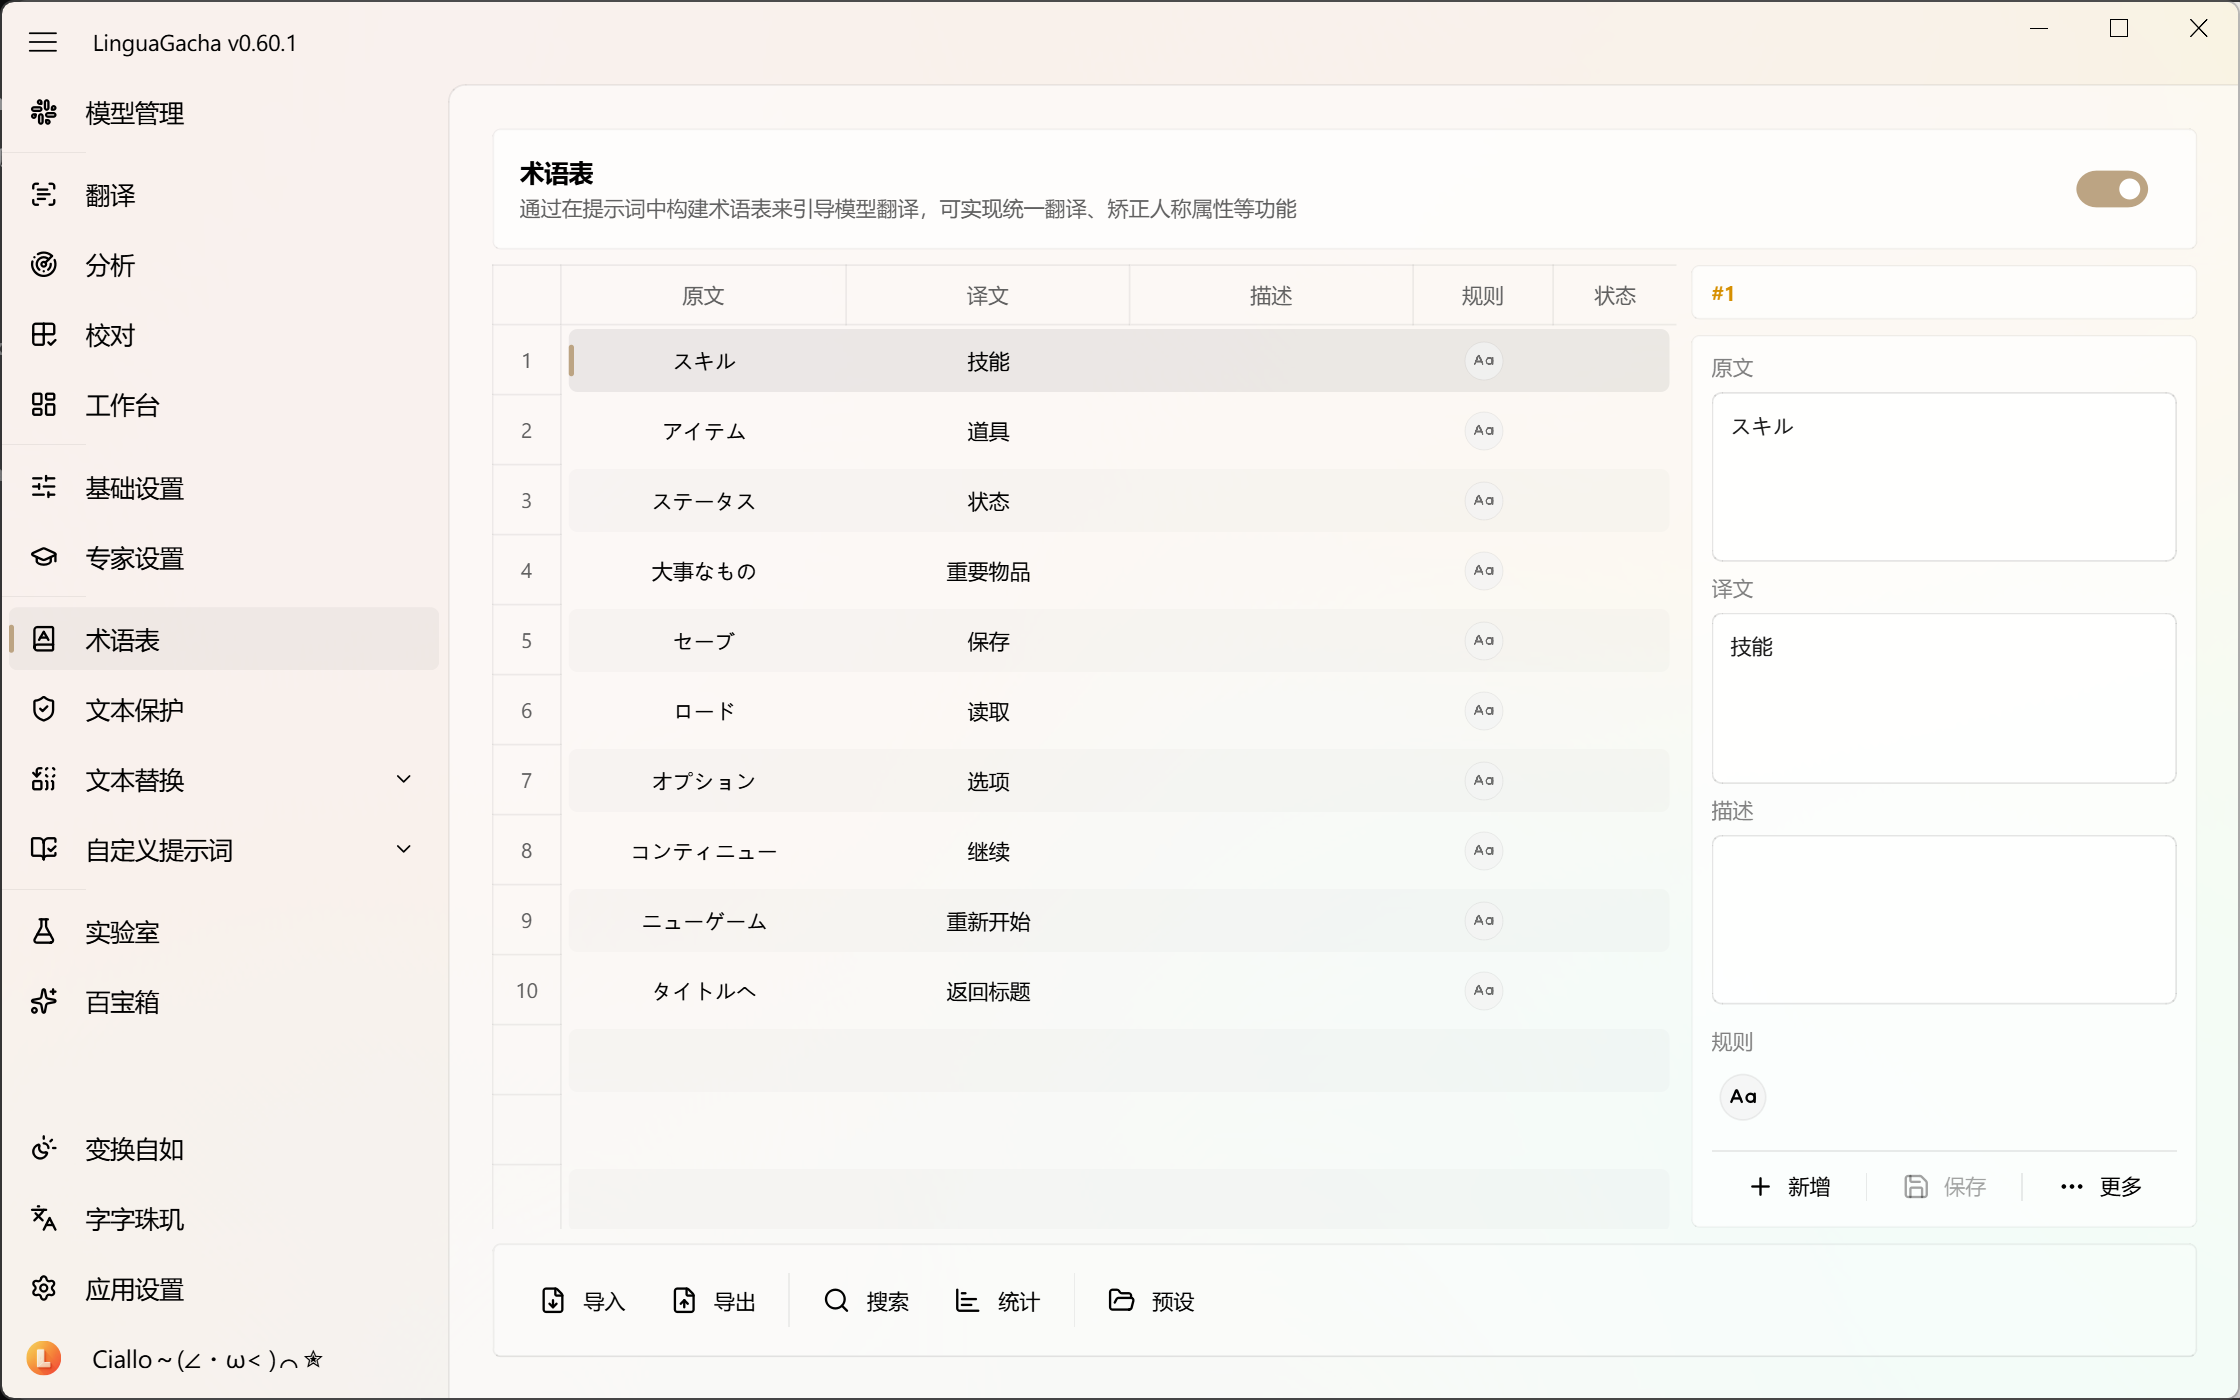

Write Python code to recreate this figure.
from typing import Any

from PySide6.QtCore import QPoint
from PySide6.QtCore import QSize
from PySide6.QtCore import Qt
from PySide6.QtCore import QUrl
from PySide6.QtGui import QDesktopServices
from PySide6.QtWidgets import QAbstractItemView
from PySide6.QtWidgets import QHeaderView
from PySide6.QtWidgets import QWidget
from qfluentwidgets import Action
from qfluentwidgets import FluentWindow
from qfluentwidgets import RoundMenu
from qfluentwidgets import TransparentPushButton
from qfluentwidgets import qconfig

from base.BaseBrand import BaseBrand
from base.Base import Base
from base.BaseIcon import BaseIcon
from frontend.Quality.GlossaryEditPanel import GlossaryEditPanel
from frontend.Quality.QualityRuleIconHelper import QualityRuleIconDelegate
from frontend.Quality.QualityRuleIconHelper import IconColumnConfig
from frontend.Quality.QualityRuleIconHelper import QualityRuleIconRenderer
from frontend.Quality.QualityRuleIconHelper import RuleIconSpec
from frontend.Quality.QualityRulePageBase import QualityRulePageBase
from module.Config import Config
from module.Data.DataManager import DataManager
from module.Localizer.Localizer import Localizer
from module.QualityRule.QualityRuleStatistics import QualityRuleStatistics
from qfluentwidgets import SwitchButton
from widget.AppTable.ColumnSpec import ColumnSpec
from widget.SettingCard import SettingCard


# ==================== 图标常量 ====================

ICON_CASE_SENSITIVE: BaseIcon = BaseIcon.CASE_SENSITIVE  # 规则图标：大小写敏感
ICON_MENU_DELETE: BaseIcon = BaseIcon.TRASH_2  # 右键菜单：删除条目
ICON_MENU_ENABLE: BaseIcon = BaseIcon.CHECK  # 右键菜单：启用
ICON_MENU_DISABLE: BaseIcon = BaseIcon.X  # 右键菜单：禁用
ICON_TRANSLATION_TOOL_LINK: BaseIcon = BaseIcon.BOT  # 命令栏：跳转一键翻译工具


class GlossaryPage(QualityRulePageBase):
    PRESET_DIR_NAME: str = "glossary"
    DEFAULT_PRESET_CONFIG_KEY: str = "glossary_default_preset"

    CASE_COLUMN_INDEX: int = 3
    CASE_COLUMN_WIDTH: int = 80
    CASE_ICON_SIZE: int = 24
    CASE_ICON_INNER_SIZE: int = 12
    CASE_ICON_BORDER_WIDTH: int = 1
    CASE_ICON_LUMA_THRESHOLD: float = 0.75
    CASE_ICON_SPACING: int = 4

    QUALITY_RULE_TYPES: set[str] = {DataManager.RuleType.GLOSSARY.value}
    QUALITY_META_KEYS: set[str] = {"glossary_enable"}

    def __init__(self, text: str, window: FluentWindow) -> None:
        super().__init__(text, window)
        self.brand = BaseBrand.get()

        self.rule_icon_renderer = QualityRuleIconRenderer(
            icon_size=self.CASE_ICON_SIZE,
            inner_size=self.CASE_ICON_INNER_SIZE,
            border_width=self.CASE_ICON_BORDER_WIDTH,
            luma_threshold=self.CASE_ICON_LUMA_THRESHOLD,
            icon_spacing=self.CASE_ICON_SPACING,
        )

        # 载入并保存默认配置
        config = Config().load().save()

        self.add_widget_head(self.root, config, window)
        self.setup_split_body(self.root)
        self.setup_table_columns()
        self.setup_split_foot(self.root)
        extra_right_actions: tuple = ()
        if self.brand.brand_id == "kg":
            # KG 术语表页需要提供去 LG 首页的快捷入口，LG 自己则不显示这个按钮。
            extra_right_actions = (self.add_command_bar_action_translation_tool,)
        self.add_standard_command_bar_actions(
            config,
            window,
            extra_right_actions=extra_right_actions,
        )

        qconfig.themeChanged.connect(self.on_theme_changed)
        self.destroyed.connect(
            lambda: self.disconnect_theme_changed_signal(self.on_theme_changed)
        )

        # 注册事件
        self.subscribe(Base.Event.QUALITY_RULE_UPDATE, self.on_quality_rule_update)
        self.subscribe(Base.Event.PROJECT_LOADED, self.on_project_loaded)
        self.subscribe(Base.Event.PROJECT_UNLOADED, self.on_project_unloaded)

    # ==================== DataManager 适配 ====================

    def load_entries(self) -> list[dict[str, Any]]:
        return DataManager.get().get_glossary()

    def save_entries(self, entries: list[dict[str, Any]]) -> None:
        DataManager.get().set_glossary(entries)

    def get_glossary_enable(self) -> bool:
        return DataManager.get().get_glossary_enable()

    def set_glossary_enable(self, enable: bool) -> None:
        DataManager.get().set_glossary_enable(enable)

    # ==================== SplitPageBase hooks ====================

    def create_edit_panel(self, parent: QWidget) -> GlossaryEditPanel:
        return self.bind_edit_panel_actions(GlossaryEditPanel(parent))

    def create_empty_entry(self) -> dict[str, Any]:
        return {
            "src": "",
            "dst": "",
            "info": "",
            "case_sensitive": False,
        }

    def get_list_headers(self) -> tuple[str, ...]:
        return (
            Localizer.get().table_col_source,
            Localizer.get().table_col_translation,
            Localizer.get().glossary_page_table_row_04,
            Localizer.get().table_col_rule,
        )

    def get_row_values(self, entry: dict[str, Any]) -> tuple[str, ...]:
        # 规则列使用图标展示，不需要文本
        return (
            str(entry.get("src", "")),
            str(entry.get("dst", "")),
            str(entry.get("info", "")),
            "",
        )

    def get_search_columns(self) -> tuple[int, ...]:
        return (0, 1, 2)

    def build_statistics_entry_key(self, entry: dict[str, Any]) -> str:
        return QualityRuleStatistics.build_glossary_rule_stat_key(entry)

    def build_statistics_inputs(
        self, entries: list[dict[str, Any]] | None = None
    ) -> list[QualityRuleStatistics.RuleStatInput]:
        entries_source = self.entries if entries is None else entries
        return QualityRuleStatistics.build_glossary_rule_stat_inputs(entries_source)

    def get_column_specs(self) -> list[ColumnSpec[dict[str, Any]]]:
        specs = super().get_column_specs()
        if self.CASE_COLUMN_INDEX < 0 or self.CASE_COLUMN_INDEX >= len(specs):
            return specs

        header = specs[self.CASE_COLUMN_INDEX].header

        def get_case_sensitive(row: dict[str, Any]) -> bool:
            return bool(row.get("case_sensitive", False))

        specs[self.CASE_COLUMN_INDEX] = ColumnSpec(
            header=header,
            width_mode=ColumnSpec.WidthMode.FIXED,
            width=self.CASE_COLUMN_WIDTH,
            alignment=Qt.AlignmentFlag.AlignCenter,
            display_getter=lambda row: "",
            decoration_getter=lambda row: self.rule_icon_renderer.get_pixmap(
                self.table,
                [RuleIconSpec(ICON_CASE_SENSITIVE, get_case_sensitive(row))],
            ),
            tooltip_getter=lambda row: self.get_case_tooltip(get_case_sensitive(row)),
        )
        return specs

    def on_entries_reloaded(self) -> None:
        if hasattr(self, "glossary_switch") and self.glossary_switch is not None:
            self.glossary_switch.setChecked(self.get_glossary_enable())
        if hasattr(self, "search_card"):
            self.search_card.reset_state()

    # ==================== 事件 ====================

    def delete_current_entry(self) -> None:
        if self.current_index < 0 or self.current_index >= len(self.entries):
            return
        self.delete_entries_by_rows([self.current_index])

    def on_project_unloaded_ui(self) -> None:
        if hasattr(self, "glossary_switch") and self.glossary_switch is not None:
            self.glossary_switch.setChecked(True)

    # ==================== UI：头部 ====================

    def add_widget_head(self, parent, config: Config, window: FluentWindow) -> None:
        del window

        def checked_changed(button: SwitchButton) -> None:
            self.set_glossary_enable(button.isChecked())

        card = SettingCard(
            Localizer.get().app_glossary_page,
            Localizer.get().glossary_page_head_content,
            parent=self,
        )
        switch_button = SwitchButton(card)
        switch_button.setOnText("")
        switch_button.setOffText("")
        switch_button.setChecked(self.get_glossary_enable())
        switch_button.checkedChanged.connect(
            lambda checked: checked_changed(switch_button)
        )
        card.add_right_widget(switch_button)
        self.glossary_switch = switch_button
        parent.addWidget(card)

    def setup_table_columns(self) -> None:
        self.table.setIconSize(QSize(self.CASE_ICON_SIZE, self.CASE_ICON_SIZE))
        self.table.setItemDelegate(
            QualityRuleIconDelegate(
                self.table,
                icon_column_index=self.CASE_COLUMN_INDEX,
                icon_size=self.CASE_ICON_SIZE,
                icon_column_configs=[
                    IconColumnConfig(
                        column_index=self.CASE_COLUMN_INDEX,
                        icon_count=1,
                        on_icon_clicked=self.on_rule_icon_clicked,
                    ),
                    IconColumnConfig(
                        column_index=self.statistics_column_index,
                        icon_count=2,
                        icon_tooltip_getter=self.get_statistics_icon_tooltip_by_source_row,
                    ),
                ],
            )
        )
        header = self.table.horizontalHeader()
        if header is not None:
            header.setSectionResizeMode(0, QHeaderView.ResizeMode.Stretch)
            header.setSectionResizeMode(1, QHeaderView.ResizeMode.Stretch)
            header.setSectionResizeMode(2, QHeaderView.ResizeMode.Stretch)
            header.setSectionResizeMode(
                self.CASE_COLUMN_INDEX, QHeaderView.ResizeMode.Fixed
            )
            header.setSectionResizeMode(
                self.statistics_column_index, QHeaderView.ResizeMode.Fixed
            )
        self.table.setColumnWidth(self.CASE_COLUMN_INDEX, self.CASE_COLUMN_WIDTH)
        self.table.setColumnWidth(
            self.statistics_column_index,
            self.STATISTICS_COLUMN_WIDTH,
        )

        self.table.setSelectionBehavior(QAbstractItemView.SelectionBehavior.SelectRows)
        self.table.setSelectionMode(QAbstractItemView.SelectionMode.ExtendedSelection)
        self.table.setContextMenuPolicy(Qt.ContextMenuPolicy.CustomContextMenu)
        self.table.customContextMenuRequested.connect(self.on_table_context_menu)

    def on_rule_icon_clicked(self, row: int, icon_index: int) -> None:
        del icon_index
        if row < 0 or row >= len(self.entries):
            return

        enabled = not bool(self.entries[row].get("case_sensitive", False))
        self.run_with_unsaved_guard(
            lambda: self.set_case_sensitive_for_rows([row], enabled)
        )

    def on_theme_changed(self) -> None:
        self.rule_icon_renderer.clear_cache()
        self.refresh_table()

    def get_case_tooltip(self, case_sensitive: bool) -> str:
        return (
            f"{Localizer.get().rule_case_sensitive}\n{Localizer.get().status_enabled}"
            if case_sensitive
            else f"{Localizer.get().rule_case_sensitive}\n{Localizer.get().status_disabled}"
        )

    def on_table_context_menu(self, position: QPoint) -> None:
        rows = self.get_selected_entry_rows()
        if not rows:
            return

        menu = RoundMenu("", self.table)
        menu.addAction(
            Action(
                ICON_MENU_DELETE,
                Localizer.get().delete,
                triggered=lambda: self.run_with_unsaved_guard(
                    self.delete_selected_entries
                ),
            )
        )
        self.add_reorder_actions_to_menu(menu, rows)
        menu.addSeparator()

        case_menu = RoundMenu(Localizer.get().rule_case_sensitive, menu)
        case_menu.setIcon(ICON_CASE_SENSITIVE)
        case_menu.addAction(
            Action(
                ICON_MENU_ENABLE,
                Localizer.get().enable,
                triggered=lambda: self.run_with_unsaved_guard(
                    lambda: self.set_case_sensitive_for_selection(True)
                ),
            )
        )
        case_menu.addAction(
            Action(
                ICON_MENU_DISABLE,
                Localizer.get().disable,
                triggered=lambda: self.run_with_unsaved_guard(
                    lambda: self.set_case_sensitive_for_selection(False)
                ),
            )
        )
        menu.addMenu(case_menu)

        viewport = self.table.viewport()
        if viewport is None:
            return
        menu.exec(viewport.mapToGlobal(position))

    def delete_entries_by_rows(self, rows: list[int]) -> None:
        self.delete_entries_by_rows_common(
            rows,
            emit_success_toast_when_empty=True,
        )

    def set_case_sensitive_for_rows(self, rows: list[int], enabled: bool) -> None:
        self.set_boolean_field_for_rows(
            rows,
            field_name="case_sensitive",
            enabled=enabled,
            default_value=False,
        )

    def set_case_sensitive_for_selection(self, enabled: bool) -> None:
        self.set_case_sensitive_for_rows(self.get_selected_entry_rows(), enabled)

    def add_command_bar_action_translation_tool(self) -> None:
        def connect() -> None:
            translation_tool_url = BaseBrand.get("lg").repo_url
            QDesktopServices.openUrl(QUrl(translation_tool_url))

        push_button = TransparentPushButton(
            ICON_TRANSLATION_TOOL_LINK,
            Localizer.get().glossary_page_translation_tool,
        )
        push_button.clicked.connect(connect)
        self.command_bar_card.add_widget(push_button)
